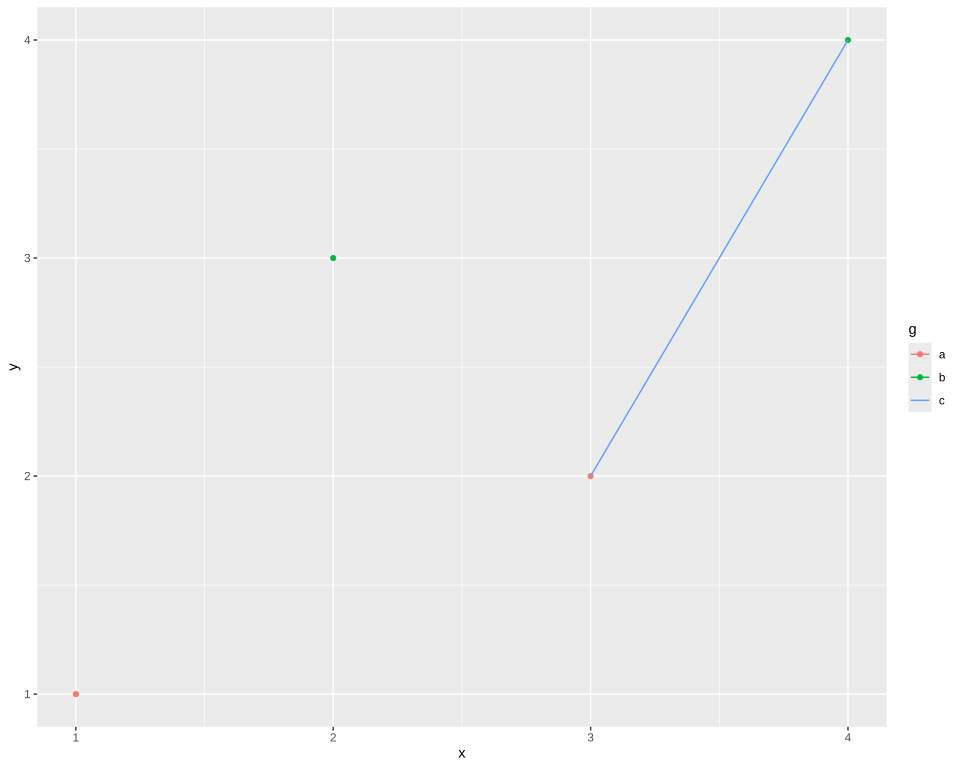

Generate this figure with R:
# The plot test/golden/legend_layer_keys.svg draws, drawn by ggplot2 itself, as ggplot2's own visual
# tests draw their snapshots: the independent check on that golden whenever it changes. The suite
# never runs this; it needs R, ggplot2 and vdiffr, saved as the Docker image
# giggly-r:ggplot2-4.0.3. From the repository's root:
#
#   docker run --rm -v "$PWD/test/golden":/golden:ro giggly-r:ggplot2-4.0.3 \
#     Rscript /golden/legend_layer_keys.R > legend_layer_keys.ggplot2.svg
#
# and compare the two drawings element by element, as test/golden/point.R describes, `<line>`
# elements included.
#
# Points coloured by g, which holds a and b, and lines coloured by h, which holds a, b and c: one
# colour scale over both columns, and one legend, whose key c draws the line alone, since the
# points' column holds no c, as ggplot2 4's keep_key_data() leaves a layer out of a key its data
# lacks; the key's background and label stay.
#
# First checked with ggplot2 4.0.3 and vdiffr 1.0.9: every element and clip path matches but
# svglite's around the whole drawing, and the one departure is test/golden/point.R's, the x axis
# drawn before the y.

library(ggplot2)

data <- data.frame(
  x = c(1, 2, 3, 4),
  y = c(1, 3, 2, 4),
  g = c("a", "b", "a", "b"),
  h = c("a", "b", "c", "c")
)
plot <- ggplot(data, aes(x, y)) +
  geom_point(aes(colour = g)) +
  geom_line(aes(colour = h)) +
  theme_gray()

file <- tempfile(fileext = ".svg")
vdiffr::write_svg(plot, file)
cat(readLines(file), sep = "\n")
